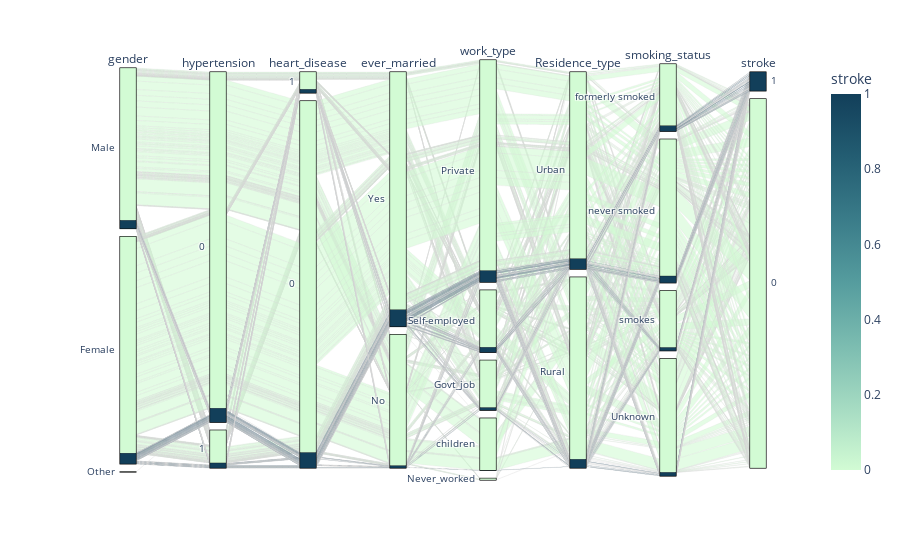

Notebook code for this chart:
### Markdown cell above
##### Feature relations

### Code cell
# A general view
fig_gen_view = px.parallel_categories(stroke_data[['gender', 'age', 'hypertension', 'heart_disease', 'ever_married',
                                                   'work_type', 'Residence_type', 'smoking_status', 'stroke']],
                                      color = 'stroke', color_continuous_scale = px.colors.sequential.Darkmint)
fig_gen_view.show()

### Figure 1 — Plotly figure (JSON) as saved in the notebook; plotly's stock layout.template omitted (floating-point values rounded to 4 significant figures; data arrays with more than 128 entries replaced by an {"elided": "..."} marker saying what was removed)
{"data": [{"dimensions": [{"label": "gender", "values": {"elided": "5110 str values"}}, {"label": "hypertension", "values": {"elided": "5110 int values"}}, {"label": "heart_disease", "values": {"elided": "5110 int values"}}, {"label": "ever_married", "values": {"elided": "5110 str values"}}, {"label": "work_type", "values": {"elided": "5110 str values"}}, {"label": "Residence_type", "values": {"elided": "5110 str values"}}, {"label": "smoking_status", "values": {"elided": "5110 str values"}}, {"label": "stroke", "values": {"elided": "5110 int values"}}], "domain": {"x": [0.0, 1.0], "y": [0.0, 1.0]}, "line": {"color": {"elided": "5110 int values"}, "coloraxis": "coloraxis"}, "name": "", "type": "parcats"}], "layout": {"coloraxis": {"colorbar": {"title": {"text": "stroke"}}, "colorscale": [[0.0, "rgb(210, 251, 212)"], [0.1667, "rgb(165, 219, 194)"], [0.3333, "rgb(123, 188, 176)"], [0.5, "rgb(85, 156, 158)"], [0.6667, "rgb(58, 124, 137)"], [0.8333, "rgb(35, 93, 114)"], [1.0, "rgb(18, 63, 90)"]]}, "legend": {"tracegroupgap": 0}, "margin": {"t": 60}}}
